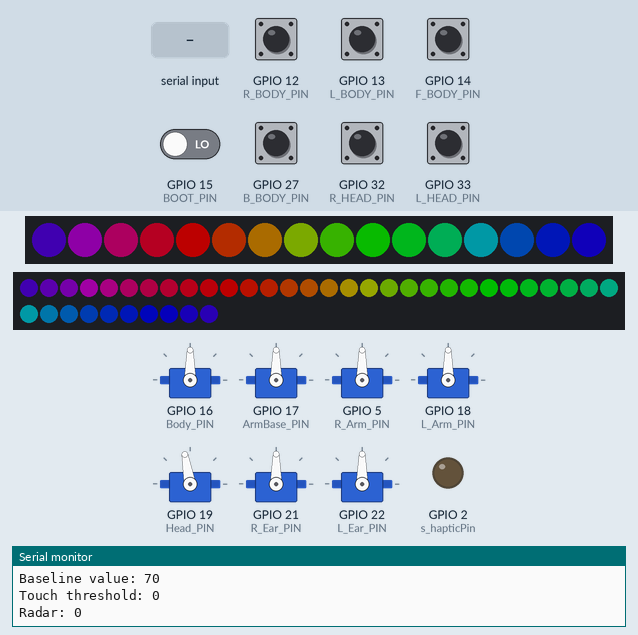
Recording of a program running on a simulated ESP32. On the bench: 16 RGB LEDs in strip order, left to right, 40 RGB LEDs in strip order, left to right, continuing on the next row, 7 × servo, output pins drawn as LEDs (lit = HIGH), the last lines printed to the serial monitor. The inputs (shaded band) are chosen by the test bench; at power-on: GPIO 12 (R_BODY_PIN), GPIO 13 (L_BODY_PIN), GPIO 14 (F_BODY_PIN), GPIO 27 (B_BODY_PIN), GPIO 32 (R_HEAD_PIN), GPIO 33 (L_HEAD_PIN) HIGH, GPIO 15 (BOOT_PIN) LOW. Dim RGB values are drawn brighter than linear.

Above: at 9.1 s.
9.4 s: GPIO 15 (BOOT_PIN) driven HIGH
At 9.85 s:
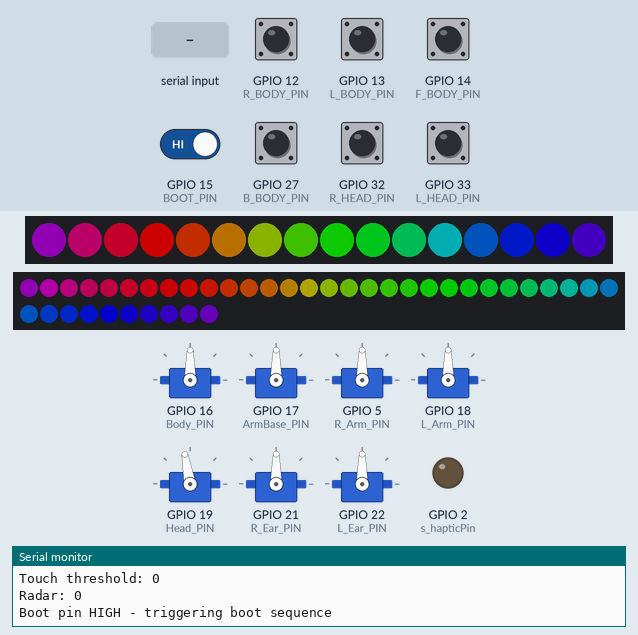
At 14.7 s:
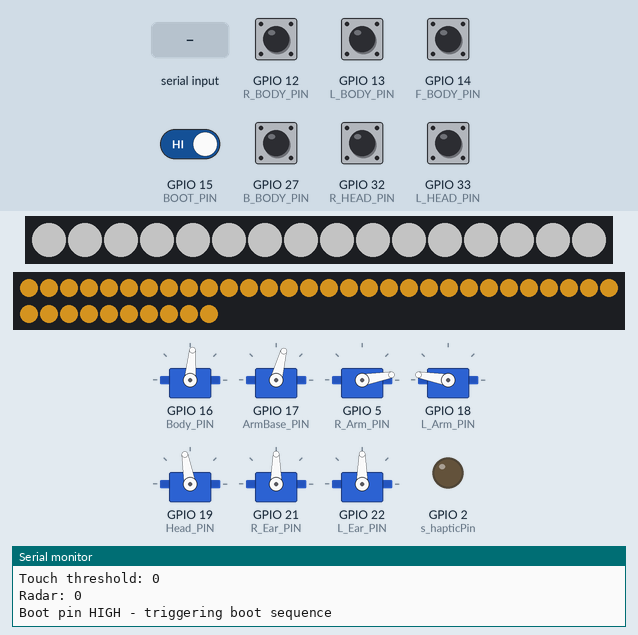
14.8 s: "Body:  45\n" received over Serial
At 17.9 s:
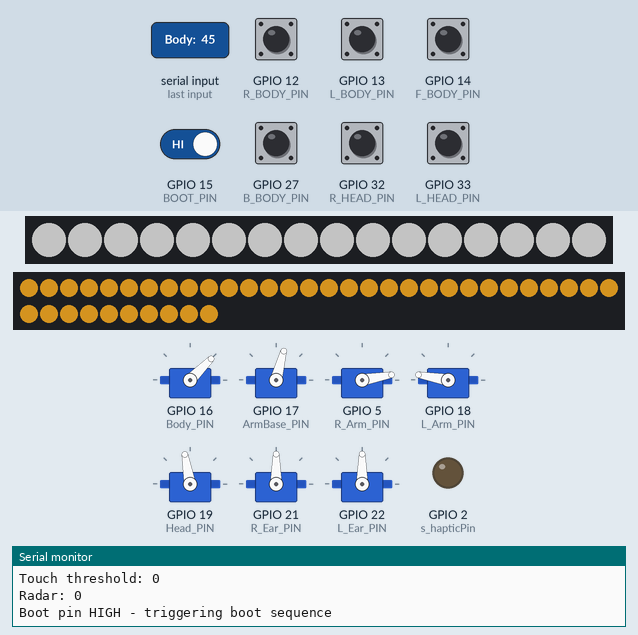
Timing chart, 0 to 19.4 s (numbered marks = the images above; inputs shaded):
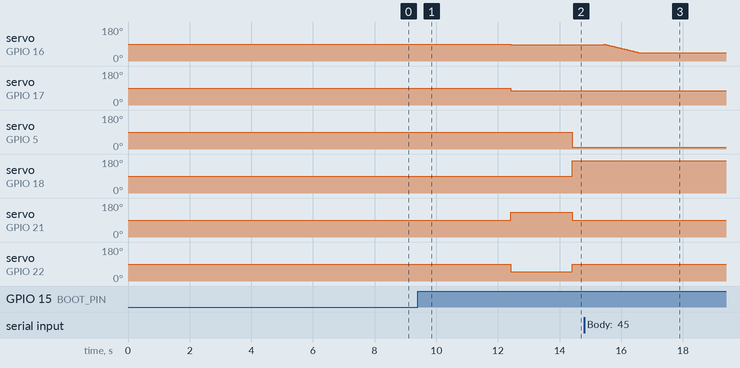

The program:

main.cpp
```cpp
#include <Arduino.h>
#include <ESP32Servo.h>
#include <Adafruit_NeoPixel.h>
#include "servo.h"
#include "light.h"
#include "touch.h"
#include "radar.h"
#include "follow.h"
#include "haptic.h"

const unsigned long LOOP_MS = 25;
const int BOOT_PIN = 15;
unsigned long lastCheckTime = 0;
bool bootSequenceComplete = false;
unsigned long bootCommandTime = 0;

TaskHandle_t TaskTouch;
TaskHandle_t TaskServo;
TaskHandle_t TaskLight;
TaskHandle_t TaskRadar;

void taskLight(void *pvParameters) {
  while (true) {
    updateEffects();
    updateHaptic();
    vTaskDelay(pdMS_TO_TICKS(20));
  }
}

void taskServo(void *pvParameters) {
  while (true) {
    static int lastBootPinState = LOW;
    int bootPinState = digitalRead(BOOT_PIN);
    if (bootPinState == HIGH && lastBootPinState == LOW && !bootSequenceComplete) {
      Serial.println("Boot pin HIGH - triggering boot sequence");
      bootCommandTime = millis();
    }
    lastBootPinState = bootPinState;

    while (Serial.available() > 0) {
      String command = Serial.readStringUntil('\n');
      command.trim();

      if (command.startsWith("Servo: ")) {
        String pose = command.substring(7);
        Serial.print("Executing pose: ");
        Serial.println(pose);
        if (!executePose(pose.c_str())) {
          Serial.print("Unknown pose: ");
          Serial.println(pose);
        }
      } else if (command.startsWith("Light: ")) {
        handleSerialCommand(command.substring(7));
      } else if (command.startsWith("LightBase: ")) {
        handleBaseSerialCommand(command.substring(11));
      } else if (command.startsWith("Haptic: ")) {
        String arg = command.substring(8);
        arg.trim();
        if (arg == "1") {
          setHapticEnabled(true);
          Serial.println("Haptic enabled");
        } else {
          setHapticEnabled(false);
          Serial.println("Haptic disabled");
        }
      } else if (command.startsWith("Body: ")) {
        String arg = command.substring(6);
        parsePanCommand(arg);
      } else if (command.startsWith("Head: ")) {
        String arg = command.substring(6);
        parseHeadCommand(arg);
      }
    }

    if (!bootSequenceComplete && bootCommandTime != 0 && (millis() - bootCommandTime >= 1000)) {
      handleSerialCommand("Hex(B5B5B5) Brightness(100) Fade(0)");
      handleBaseSerialCommand("Hex(FFB126) Brightness(100) Fade(0)");
      vTaskDelay(pdMS_TO_TICKS(2000));
      executePose("stretch");
      bootSequenceComplete = true;
    } else if (!bootSequenceComplete && bootCommandTime == 0) {
      handleSerialCommand("off");
      handleBaseSerialCommand("off");
    }

    updateTracking();
    vTaskDelay(pdMS_TO_TICKS(LOOP_MS));
  }
}

void setup() {
  Serial.begin(115200);
  Serial.setTimeout(10);

  initRadar();
  initLight();
  initHaptic();

  initServos();
  initPan();
  pinMode(BOOT_PIN, INPUT_PULLDOWN);
  if (digitalRead(BOOT_PIN) == HIGH) {
    Serial.println("BOOT_PIN is HIGH at startup - scheduling boot sequence");
    bootCommandTime = millis();
  }

  xTaskCreatePinnedToCore(taskLight, "TaskLight", 4096, NULL, 1, &TaskLight, 0);
  delay(1000);
  calibrateAllSensors();

  xTaskCreatePinnedToCore(taskTouch, "TaskTouch", 4096, NULL, 1, &TaskTouch, 0);
  xTaskCreatePinnedToCore(taskRadar, "TaskRadar", 4096, NULL, 1, &TaskRadar, 0);
  xTaskCreatePinnedToCore(taskServo, "TaskServo", 4096, NULL, 1, &TaskServo, 1);
}

void loop() {
}
```

follow.cpp
```cpp
#include <Arduino.h>
#include <math.h>
#include "follow.h"
#include "servo.h"

static float panPos = 90.0f;
static float panTarget = 90.0f;

static float headPos = 100.0f;
static float headTarget = 100.0f;

static const float STEP_DEG = 1.0f;
static unsigned long lastMovementTime = 0;
static bool servosAttached = false;
static const unsigned long DETACH_DELAY = 1000;

void parsePanCommand(String s) {
  s.trim();
  if (s.length() > 0) {
    panTarget = constrain(s.toFloat(), (float)Body_MIN, (float)Body_MAX);
  }
}

void parseHeadCommand(String s) {
  s.trim();
  if (s.length() > 0) {
    headTarget = constrain(s.toFloat(), (float)Head_MIN, (float)Head_MAX);
  }
}

void updateTracking() {
  bool bodyNeedsMove = fabs(panTarget - panPos) > 0.01f;
  bool headNeedsMove = fabs(headTarget - headPos) > 0.01f;

  if (bodyNeedsMove || headNeedsMove) {
    if (!servosAttached) {
      attachAllServos();
      servosAttached = true;
    }

    if (bodyNeedsMove) {
      float diff = panTarget - panPos;
      float step = min(STEP_DEG, fabs(diff));
      panPos += (diff > 0) ? step : -step;
      setBodyAngle((int)roundf(panPos));
    }

    if (headNeedsMove) {
      float diff = headTarget - headPos;
      float step = min(STEP_DEG, fabs(diff));
      headPos += (diff > 0) ? step : -step;
      setHeadAngle((int)roundf(headPos));
    }

    lastMovementTime = millis();
  } else {
    if (servosAttached && (millis() - lastMovementTime >= DETACH_DELAY)) {
      detachAllServos();
      servosAttached = false;
    }
  }
}

void initPan() {
  attachAllServos();
  setBodyAngle((int)roundf(panPos));
  setHeadAngle((int)roundf(headPos));
  lastMovementTime = millis();
  servosAttached = true;
}
```

follow.h
```cpp
#ifndef FOLLOW_H
#define FOLLOW_H

#include <Arduino.h>
#include "servo.h"

void parsePanCommand(String s);
void parseHeadCommand(String s);
void updateTracking();
void initPan();

#endif
```

haptic.cpp
```cpp
#include "haptic.h"
#include <math.h>

static const int HAPTIC_LEDC_CHANNEL = 15;
static int s_hapticPin = 2;
static uint8_t s_resolutionBits = 8;
static uint32_t s_maxDuty = 255;
static volatile bool s_enabled = false;
static bool s_inited = false;
static uint32_t s_startMs = 0;

void initHaptic(int pin, int freqHz, uint8_t resolutionBits) {
  s_hapticPin = pin;
  s_resolutionBits = resolutionBits;
  s_maxDuty = (1UL << s_resolutionBits) - 1;

  ledcSetup(HAPTIC_LEDC_CHANNEL, freqHz, s_resolutionBits);
  ledcAttachPin(s_hapticPin, HAPTIC_LEDC_CHANNEL);
  ledcWrite(HAPTIC_LEDC_CHANNEL, 0);

  s_startMs = millis();
  s_inited = true;
}

void setHapticEnabled(bool on) {
  s_enabled = on;
  if (!s_inited) return;
  if (!on) {
    ledcWrite(HAPTIC_LEDC_CHANNEL, 0);
  } else {
    s_startMs = millis();
  }
}

bool isHapticEnabled() { return s_enabled; }
void updateHaptic() {
  if (!s_inited) return;

  if (!s_enabled) {
    ledcWrite(HAPTIC_LEDC_CHANNEL, 0);
    return;
  }

  uint32_t now = millis();
  uint32_t t = now - s_startMs;
  if (t >= BREATH_PERIOD_MS) {
    s_startMs = now - (t % BREATH_PERIOD_MS);
    t = now - s_startMs;
  }

  float phase = (float)t / (float)BREATH_PERIOD_MS;
  float x = 0.5f * (1.0f - cosf(2.0f * (float)M_PI * phase));

  float y = x * BREATH_STRENGTH;
  if (y < DUTY_DEADZONE) y = 0.0f;

  uint32_t duty = (uint32_t)(y * (float)s_maxDuty);
  if (duty > s_maxDuty) duty = s_maxDuty;
  ledcWrite(HAPTIC_LEDC_CHANNEL, duty);
}
```

haptic.h
```cpp
#pragma once
#include <Arduino.h>

static const uint32_t BREATH_PERIOD_MS = 5000;
static const float BREATH_STRENGTH = 0.80f;
static const float DUTY_DEADZONE = 0.06f;

void initHaptic(int pin = 2, int freqHz = 300, uint8_t resolutionBits = 8);
void setHapticEnabled(bool on);
bool isHapticEnabled();
void updateHaptic();
```

light.h
```cpp
#ifndef LIGHT_H
#define LIGHT_H

#include <stdint.h>
#include <Arduino.h>
#include <Adafruit_NeoPixel.h>

#define LED_PIN     23
#define LED_COUNT   16
#define LED_BASE_PIN     0
#define LED_BASE_COUNT   40

void initLight(uint8_t defaultBrightness = 100);
void updateEffects();
void off();
void offBase();
void offAll();
void handleSerialCommand(String command);
void handleBaseSerialCommand(String command);

#endif
```

radar.cpp
```cpp
#include "radar.h"

static int lastRadarState = -1;
static bool firstCheckDone = false;

void sendHexData(String hexString) {
  int len = hexString.length();
  if (len % 2 != 0) return;
  byte hexBytes[64];
  int outLen = 0;
  for (int i = 0; i < len && outLen < (int)sizeof(hexBytes); i += 2) {
    hexBytes[outLen++] = strtoul(hexString.substring(i, i + 2).c_str(), NULL, 16);
  }
  Serial2.write(hexBytes, outLen);
  Serial.println("Sent hex command to sensor.");
}

int parseRange(String data) {
  if (data.startsWith("Range ")) {
    String rangeStr = data.substring(6);
    rangeStr.trim();
    return rangeStr.toInt();
  }
  return -1;
}

void readSerialData() {
  while (Serial2.available() > 0) {
    String incomingData = Serial2.readStringUntil('\n');
    incomingData.trim();

    if (incomingData.startsWith("Range ")) {
      int range = parseRange(incomingData);

      if (range >= 0) {
        int currentState = (range <= 10) ? 1 : 0;

        if (currentState != lastRadarState) {
          Serial.println("Radar: " + String(currentState));
          lastRadarState = currentState;
          firstCheckDone = true;
        }
      }
    }
  }
}

void taskRadar(void *pvParameters) {
  while (true) {
    readSerialData();

    if (!firstCheckDone && millis() > 3000) {
      if (lastRadarState == -1) {
        Serial.println("Radar: 0");
        lastRadarState = 0;
      }
      firstCheckDone = true;
    }

    vTaskDelay(pdMS_TO_TICKS(50));
  }
}

void initRadar() {
  Serial2.begin(115200, SERIAL_8N1, RADAR_RX_PIN, RADAR_TX_PIN);
  delay(500);

  String hex_to_send = "FDFCFBFA0800120000006400000004030201";
  sendHexData(hex_to_send);
}
```

radar.h
```cpp
#ifndef RADAR_H
#define RADAR_H
#include <Arduino.h>

const int RADAR_RX_PIN = 25;
const int RADAR_TX_PIN = 26;

void sendHexData(String hexString);
void readSerialData();
int parseRange(String data);
void taskRadar(void *pvParameters);
void initRadar();

#endif
```

servo.cpp
```cpp
#include <ESP32Servo.h>
#include <Arduino.h>
#include <string.h>
#include "servo.h"

// static Servo Base;
static Servo Body;
static Servo ArmBase;
static Servo R_Arm;
static Servo L_Arm;
static Servo Head;
static Servo R_Ear;
static Servo L_Ear;

static inline int clampAngle(int angle, int minA, int maxA) {
  if (angle < minA) return minA;
  if (angle > maxA) return maxA;
  return angle;
}

static inline void writeSafe(Servo &srv, int angle, int minA, int maxA) {
  srv.write(clampAngle(angle, minA, maxA));
}

#define servo(srv, angle) writeSafe(srv, angle, srv##_MIN, srv##_MAX)

void initServos() {
  // Base.attach(Base_PIN);
  Body.attach(Body_PIN);
  ArmBase.attach(ArmBase_PIN);
  R_Arm.attach(R_Arm_PIN);
  L_Arm.attach(L_Arm_PIN);
  Head.attach(Head_PIN);
  R_Ear.attach(R_Ear_PIN);
  L_Ear.attach(L_Ear_PIN);
}

void detachAllServos() {
  delay(1000);
  Body.detach();
  ArmBase.detach();
  R_Arm.detach();
  L_Arm.detach();
  Head.detach();
  R_Ear.detach();
  L_Ear.detach();
}

void attachAllServos() {
  Body.attach(Body_PIN);
  ArmBase.attach(ArmBase_PIN);
  R_Arm.attach(R_Arm_PIN);
  L_Arm.attach(L_Arm_PIN);
  Head.attach(Head_PIN);
  R_Ear.attach(R_Ear_PIN);
  L_Ear.attach(L_Ear_PIN);
}

void setBodyAngle(int angle) {
  servo(Body, angle);
}

void setHeadAngle(int angle) {
  servo(Head, angle);
}

typedef void (*PoseFunction)();

struct PoseEntry {
  const char* name;
  PoseFunction function;
};

#define ALL_POSES(P) \
  P(stretch) \
  P(ear) \
  P(clap) \
  P(no) \
  P(wave) \
  P(ear0) \
  P(ear1)

#define DECLARE_POSE(name) static void name();
#define REGISTER_POSE(name) {#name, name},

ALL_POSES(DECLARE_POSE)

static const PoseEntry poses[] = {
  ALL_POSES(REGISTER_POSE)
};

static const int numPoses = sizeof(poses) / sizeof(poses[0]);

static void stretch() {
  attachAllServos();
  // servo(Base, 30);
  servo(Body, 85);
  servo(ArmBase, 75);
  //servo(R_Arm, 70);
  //servo(L_Arm, 110);
  servo(Head, 100);
  servo(R_Ear, 130);
  servo(L_Ear, 50);
  delay(2000);
  //servo(ArmBase, 115);
  servo(R_Arm, 10);
  servo(L_Arm, 170);
  servo(R_Ear, 90);
  servo(L_Ear, 90);
  detachAllServos();
}

static void ear() {
  attachAllServos();
  servo(R_Ear, 130);
  servo(L_Ear, 50);
  delay(100);
  servo(R_Ear, 90);
  servo(L_Ear, 90);
  detachAllServos();
}

static void ear0() {
  attachAllServos();
  servo(R_Ear, 90);
  servo(L_Ear, 90);
  delay(300);
  detachAllServos();
}

static void ear1() {
  attachAllServos();
  servo(R_Ear, 130);
  servo(L_Ear, 50);
  delay(300);
  detachAllServos();
}

static void clap() {
  attachAllServos();
  servo(ArmBase, 90);
  servo(R_Arm, 90);
  servo(L_Arm, 90);
  delay(100);
  servo(ArmBase, 110);
  delay(100);
  servo(ArmBase, 75);
  delay(100);
  servo(ArmBase, 110);
  delay(100);
  servo(ArmBase, 75);
  delay(100);
  servo(ArmBase, 110);
  delay(100);
  servo(ArmBase, 90);
  servo(R_Arm, 10);
  servo(L_Arm, 170);
  detachAllServos();
}

static void no(){
  attachAllServos();
  servo(Head, 100);
  servo(Head, 80);
  delay(200);
  servo(Head, 120);
  delay(200);
  servo(Head, 80);
  delay(200);
  servo(Head, 120);
  delay(200);
  servo(Head, 80);
  delay(200);
  servo(Head, 120);
  servo(Head, 100);
  detachAllServos();
}

static void wave(){
  attachAllServos();
  servo(ArmBase, 90);
  servo(R_Arm, 90);
  delay(200);
  servo(R_Arm, 60);
  delay(100);
  servo(R_Arm, 90);
  delay(100);
  servo(R_Arm, 60);
  delay(100);
  servo(R_Arm, 90);
  delay(100);
  servo(R_Arm, 60);
  delay(100);
  servo(ArmBase, 90);
  servo(R_Arm, 10);
  detachAllServos();
}

bool executePose(const char* poseName) {
  for (int i = 0; i < numPoses; i++) {
    if (strcmp(poses[i].name, poseName) == 0) {
      poses[i].function();
      return true;
    }
  }
  return false;
}
```

servo.h
```cpp
#ifndef POSE_H
#define POSE_H
#include <Arduino.h>

constexpr int Base_MIN = 0;
constexpr int Base_MAX = 180;
constexpr int Body_MIN = 40;
constexpr int Body_MAX = 150;
constexpr int ArmBase_MIN = 75;
constexpr int ArmBase_MAX = 115;
constexpr int R_Arm_MIN = 10;
constexpr int R_Arm_MAX = 70;
constexpr int L_Arm_MIN = 110;
constexpr int L_Arm_MAX = 170;
constexpr int Head_MIN = 70;
constexpr int Head_MAX = 130;
constexpr int R_Ear_MIN = 90;
constexpr int R_Ear_MAX = 130;
constexpr int L_Ear_MIN = 50;
constexpr int L_Ear_MAX = 90;

constexpr int Base_PIN = 4;
constexpr int Body_PIN = 16;
constexpr int ArmBase_PIN = 17;
constexpr int R_Arm_PIN = 5;
constexpr int L_Arm_PIN = 18;
constexpr int Head_PIN = 19;
constexpr int R_Ear_PIN = 21;
constexpr int L_Ear_PIN = 22;

void initServos();
void detachAllServos();
void attachAllServos();
void setBodyAngle(int angle);
void setHeadAngle(int angle);

bool executePose(const char* poseName);

#endif
```

touch.cpp
```cpp
#include "touch.h"
#include <string.h>

static int L_Body_touchThreshold, L_Body_baselineValue;
static int R_Body_touchThreshold, R_Body_baselineValue;
static int F_Body_touchThreshold, F_Body_baselineValue;
static int B_Body_touchThreshold, B_Body_baselineValue;
static int L_Head_touchThreshold, L_Head_baselineValue;
static int R_Head_touchThreshold, R_Head_baselineValue;

static void calibrateTouchSensor(int pin, int &baseline, int &threshold, const char* sensorName) {
  long sum = 0;
  int maxVal = 0;
  int minVal = 100000;

  Serial.print("Calibrating ");
  Serial.print(sensorName);
  Serial.println(" sensor...");

  for (int i = 0; i < CALIBRATION_SAMPLES; i++) {
    int reading = touchRead(pin);
    sum += reading;
    maxVal = max(maxVal, reading);
    minVal = min(minVal, reading);
    delay(10);
  }
  baseline = sum / CALIBRATION_SAMPLES;

  if (strcmp(sensorName, "L_Body") == 0) threshold = baseline * L_Body_Threshold;
  else if (strcmp(sensorName, "R_Body") == 0) threshold = baseline * R_Body_Threshold;
  else if (strcmp(sensorName, "F_Body") == 0) threshold = baseline * F_Body_Threshold;
  else if (strcmp(sensorName, "B_Body") == 0) threshold = baseline * B_Body_Threshold;
  else if (strcmp(sensorName, "L_Head") == 0) threshold = baseline * L_Head_Threshold;
  else if (strcmp(sensorName, "R_Head") == 0) threshold = baseline * R_Head_Threshold;

  Serial.print(sensorName);
  Serial.println(" calibration complete!");
  Serial.print("Baseline value: ");
  Serial.println(baseline);
  Serial.print("Touch threshold: ");
  Serial.println(threshold);
}

static bool isTouched(int pin, int threshold) {
  int touchValue = touchRead(pin);
  return touchValue < threshold;
}

void calibrateAllSensors() {
  calibrateTouchSensor(L_BODY_PIN, L_Body_baselineValue, L_Body_touchThreshold, "L_Body");
  calibrateTouchSensor(R_BODY_PIN, R_Body_baselineValue, R_Body_touchThreshold, "R_Body");
  calibrateTouchSensor(F_BODY_PIN, F_Body_baselineValue, F_Body_touchThreshold, "F_Body");
  calibrateTouchSensor(B_BODY_PIN, B_Body_baselineValue, B_Body_touchThreshold, "B_Body");
  calibrateTouchSensor(L_HEAD_PIN, L_Head_baselineValue, L_Head_touchThreshold, "L_Head");
  calibrateTouchSensor(R_HEAD_PIN, R_Head_baselineValue, R_Head_touchThreshold, "R_Head");
}

TouchStates getAllTouchStates() {
  TouchStates states;
  states.L_Body = isTouched(L_BODY_PIN, L_Body_touchThreshold);
  states.R_Body = isTouched(R_BODY_PIN, R_Body_touchThreshold);
  states.F_Body = isTouched(F_BODY_PIN, F_Body_touchThreshold);
  states.B_Body = isTouched(B_BODY_PIN, B_Body_touchThreshold);
  states.L_Head = isTouched(L_HEAD_PIN, L_Head_touchThreshold);
  states.R_Head = isTouched(R_HEAD_PIN, R_Head_touchThreshold);
  return states;
}

void taskTouch(void *pvParameters) {
  static unsigned long lastRecalibrationTime = 0;
  static TouchStates lastTouchStates = {false, false, false, false, false, false};

  while (true) {
    if (millis() - lastRecalibrationTime >= 3600000) {
      calibrateAllSensors();
      lastRecalibrationTime = millis();
    }

    TouchStates currentTouchStates = getAllTouchStates();
    if (memcmp(&currentTouchStates, &lastTouchStates, sizeof(TouchStates)) != 0) {
      Serial.print("Touch: ");
      Serial.print("L_BODY=");
      Serial.print(currentTouchStates.L_Body ? "1" : "0");
      Serial.print(", R_BODY=");
      Serial.print(currentTouchStates.R_Body ? "1" : "0");
      Serial.print(", F_BODY=");
      Serial.print(currentTouchStates.F_Body ? "1" : "0");
      Serial.print(", B_BODY=");
      Serial.print(currentTouchStates.B_Body ? "1" : "0");
      Serial.print(", L_HEAD=");
      Serial.print(currentTouchStates.L_Head ? "1" : "0");
      Serial.print(", R_HEAD=");
      Serial.println(currentTouchStates.R_Head ? "1" : "0");
    }

    lastTouchStates = currentTouchStates;
    vTaskDelay(pdMS_TO_TICKS(100));
  }
}
```

Source omitted: light.cpp (14962 bytes), touch.h (745 bytes)

Measured:
- after the input at 9.4 s, servo on GPIO 16 (Body_PIN): 90° → 85° after 3.0 s; servo on GPIO 17 (ArmBase_PIN): 90° → 75° after 3.0 s; servo on GPIO 5 (R_Arm_PIN): 90° → 10° after 5.0 s; servo on GPIO 18 (L_Arm_PIN): 90° → 170° after 5.0 s; servo on GPIO 21 (R_Ear_PIN): 90° → 130° after 3.0 s, → 90° 2.0 s later
